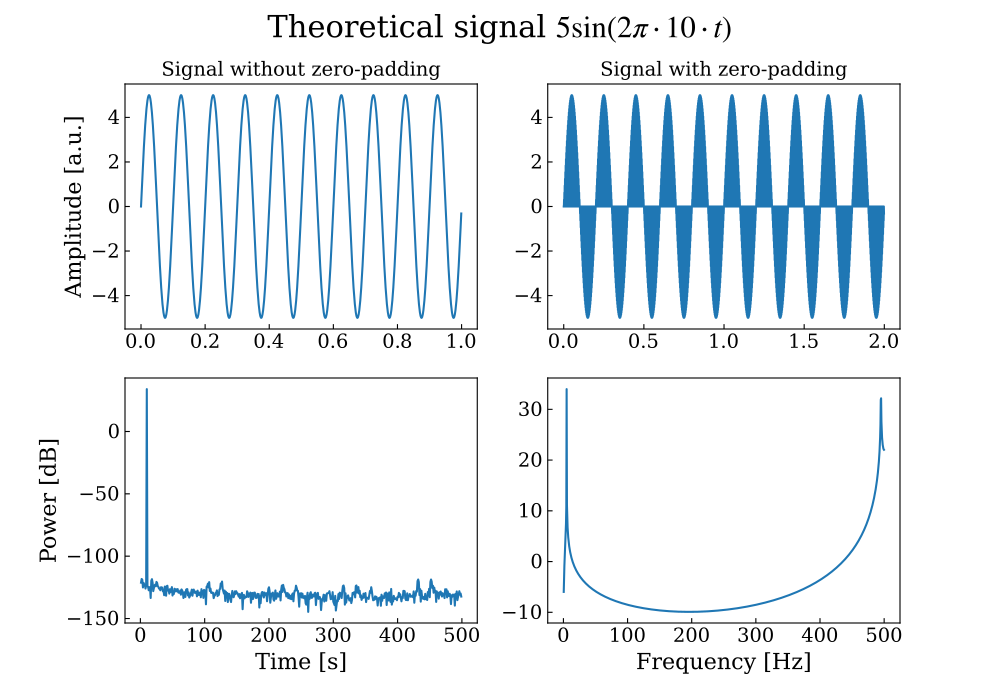

The Python source for this figure:
from pathlib import Path

import numpy as np
from matplotlib import pyplot as plt

from sat.common import power_spec, set_custom_pyplot_styles
from sat.lab02.spectra_comparison import A, f
from sat.lab02.spectra_comparison import fs as fs
from sat.lab02.spectra_comparison import infi as wave
from sat.lab02.spectra_comparison import time

if __name__ == "__main__":
    set_custom_pyplot_styles()

    fig, [[ltop, rtop], [lbot, rbot]] = plt.subplots(ncols=2, nrows=2)
    fig.suptitle(f"Theoretical signal ${A}\\sin(2\\pi\\cdot{f}\\cdot t)$")

    rbot.set_xlabel("Frequency [Hz]")
    ltop.set_ylabel("Amplitude [a.u.]")
    lbot.set_xlabel("Time [s]")
    lbot.set_ylabel("Power [dB]")

    freq, power = power_spec(signal=wave, sr=fs)

    ltop.plot(time, wave)
    lbot.plot(freq[freq > 0], power[freq > 0])
    ltop.set_title("Signal without zero-padding")

    wave = np.insert(wave, np.arange(1, wave.size).repeat(1), 0)
    time = np.arange(0, wave.size) / fs

    freq, power = power_spec(signal=wave, sr=fs)

    rtop.plot(time, wave)
    rbot.plot(freq[freq > 0], power[freq > 0])

    rtop.set_title("Signal with zero-padding")

    # fig.tight_layout()
    plt.savefig(Path(__file__).with_suffix(".pdf"))
    # plt.show()
